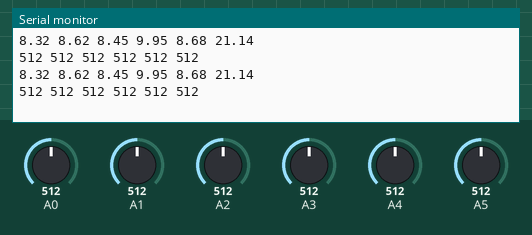
This sketch was run on a simulated Arduino Uno, built with avr-gcc and run on an emulated ATmega328P. Shown: the last lines printed to the serial monitor. The inputs (shaded band) are chosen by the test bench; at power-on: A0 = 512, A1 = 512, A2 = 512, A3 = 512, A4 = 512, A5 = 512.

Above: at 1.2 s.
1.3 s: A0 set to 716
At 2.6 s:
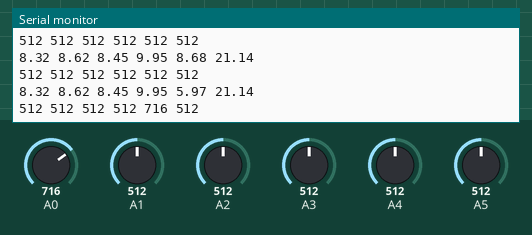
2.8 s: A1 set to 716
At 4.0 s:
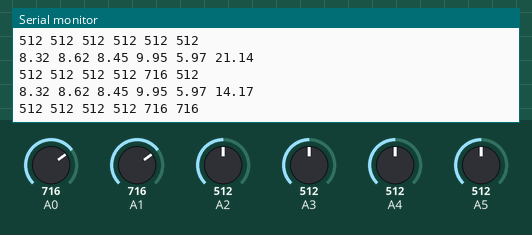
4.3 s: A2 set to 716
At 4.3 s:
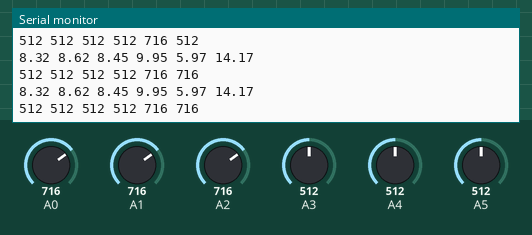
5.8 s: A3 set to 716
At 7.0 s:
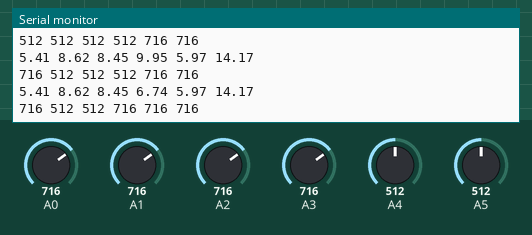
7.3 s: A4 set to 716
At 8.1 s:
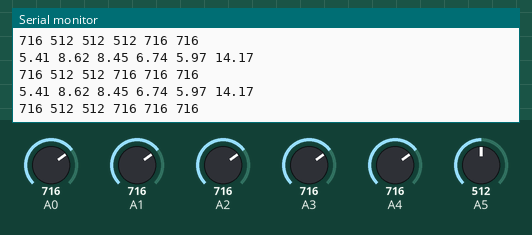
8.8 s: A5 set to 716
At 9.8 s:
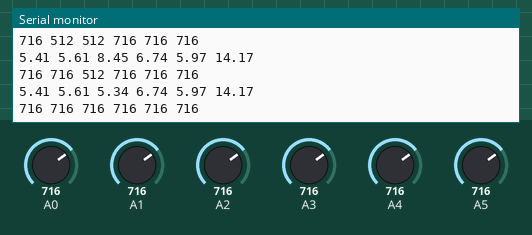
Timing chart, 0 to 11.3 s (numbered marks = the images above; inputs shaded):
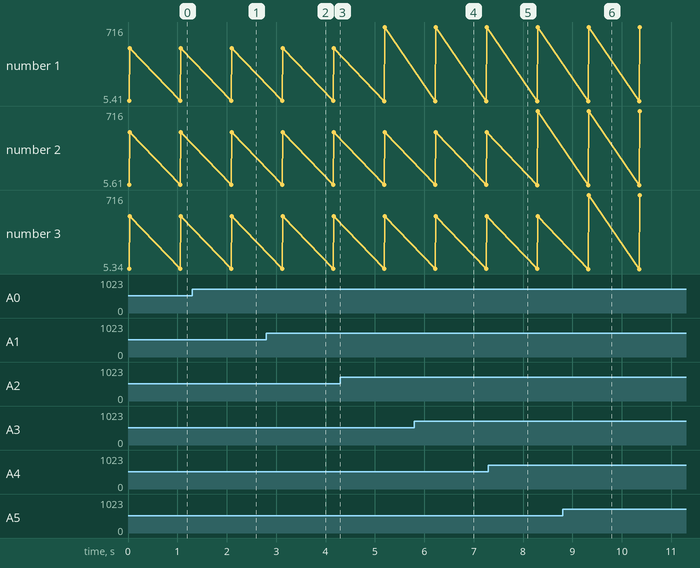

The sketch:

Sensor_Test_2.ino
```cpp
#include <ZSharpIR.h>
#define RB A1
#define LB A0
#define LF A3
#define FM A4
#define FL A2
#define FR A5

#define DELAY_REFRESH 1000

// ZSharpIR name (pin, model);

ZSharpIR rightBack(RB, A1);
ZSharpIR leftBack(LB, A0);
ZSharpIR leftFront(LF, A3);
ZSharpIR frontMiddle(FM, A4);
ZSharpIR frontLeft(FL, A5);
ZSharpIR frontRight(FR, A2);


float sensorInfo[6];
int rawVoltage[6];
void setup() {
  Serial.begin(115200);

}

void loop() {
  // put your main code here, to run repeatedly:
  getSensorInfo(sensorInfo);
  getRawInfo(rawVoltage);
  for (int i=0;i<6;++i){
    Serial.print(sensorInfo[i]);
    Serial.print(' ');
  }
  Serial.println();
  for (int i=0;i<6;++i){
    Serial.print(rawVoltage[i]);
    Serial.print(' ');
  }
  Serial.println();
  Serial.println();
  delay(DELAY_REFRESH);
}

void getSensorInfo(float sensorInfo[]){
  sensorInfo[0]=(frontLeft.distance());
  sensorInfo[1]=(frontMiddle.distance());
  sensorInfo[2]=(frontRight.distance());
  sensorInfo[3]=(leftFront.distance());
  sensorInfo[4]=(leftBack.distance());
  sensorInfo[5]=(rightBack.distance());
}

void getRawInfo(int rawVoltage[]){
  rawVoltage[0]=(frontLeft.analogOutput());
  rawVoltage[1]=(frontMiddle.analogOutput());
  rawVoltage[2]=(frontRight.analogOutput());
  rawVoltage[3]=(leftFront.analogOutput());
  rawVoltage[4]=(leftBack.analogOutput());
  rawVoltage[5]=(rightBack.analogOutput());
}
```

Measured:
- after the input at 1.3 s, the serial monitor: prints a new line after 0.80 s (image 1)
- after the input at 2.8 s, the serial monitor: prints a new line after 0.33 s (image 2)
- after the input at 5.8 s, the serial monitor: prints a new line after 0.43 s (image 4)
- after the input at 8.8 s, the serial monitor: prints a new line after 0.53 s (image 6)
